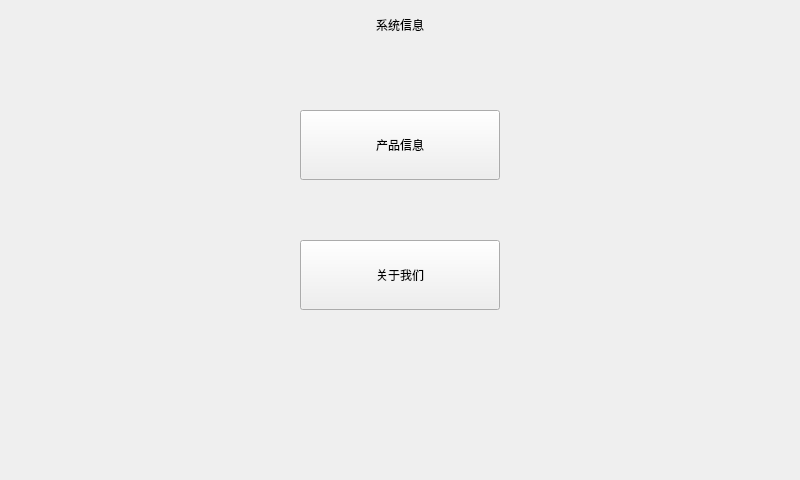
<?xml version="1.0" encoding="UTF-8"?>
<ui version="4.0">
 <class>SystemInfor</class>
 <widget class="QWidget" name="SystemInfor">
  <property name="geometry">
   <rect>
    <x>0</x>
    <y>0</y>
    <width>800</width>
    <height>480</height>
   </rect>
  </property>
  <property name="windowTitle">
   <string>Form</string>
  </property>
  <widget class="QWidget" name="widget" native="true">
   <property name="geometry">
    <rect>
     <x>0</x>
     <y>0</y>
     <width>800</width>
     <height>480</height>
    </rect>
   </property>
   <widget class="QPushButton" name="btn_productinfor">
    <property name="geometry">
     <rect>
      <x>300</x>
      <y>110</y>
      <width>200</width>
      <height>70</height>
     </rect>
    </property>
    <property name="text">
     <string>产品信息</string>
    </property>
   </widget>
   <widget class="QPushButton" name="btn_aboutus">
    <property name="geometry">
     <rect>
      <x>300</x>
      <y>240</y>
      <width>200</width>
      <height>70</height>
     </rect>
    </property>
    <property name="text">
     <string>关于我们</string>
    </property>
   </widget>
   <widget class="QLabel" name="title">
    <property name="geometry">
     <rect>
      <x>275</x>
      <y>0</y>
      <width>250</width>
      <height>50</height>
     </rect>
    </property>
    <property name="text">
     <string>系统信息</string>
    </property>
    <property name="alignment">
     <set>Qt::AlignCenter</set>
    </property>
   </widget>
  </widget>
 </widget>
 <resources/>
 <connections/>
</ui>
